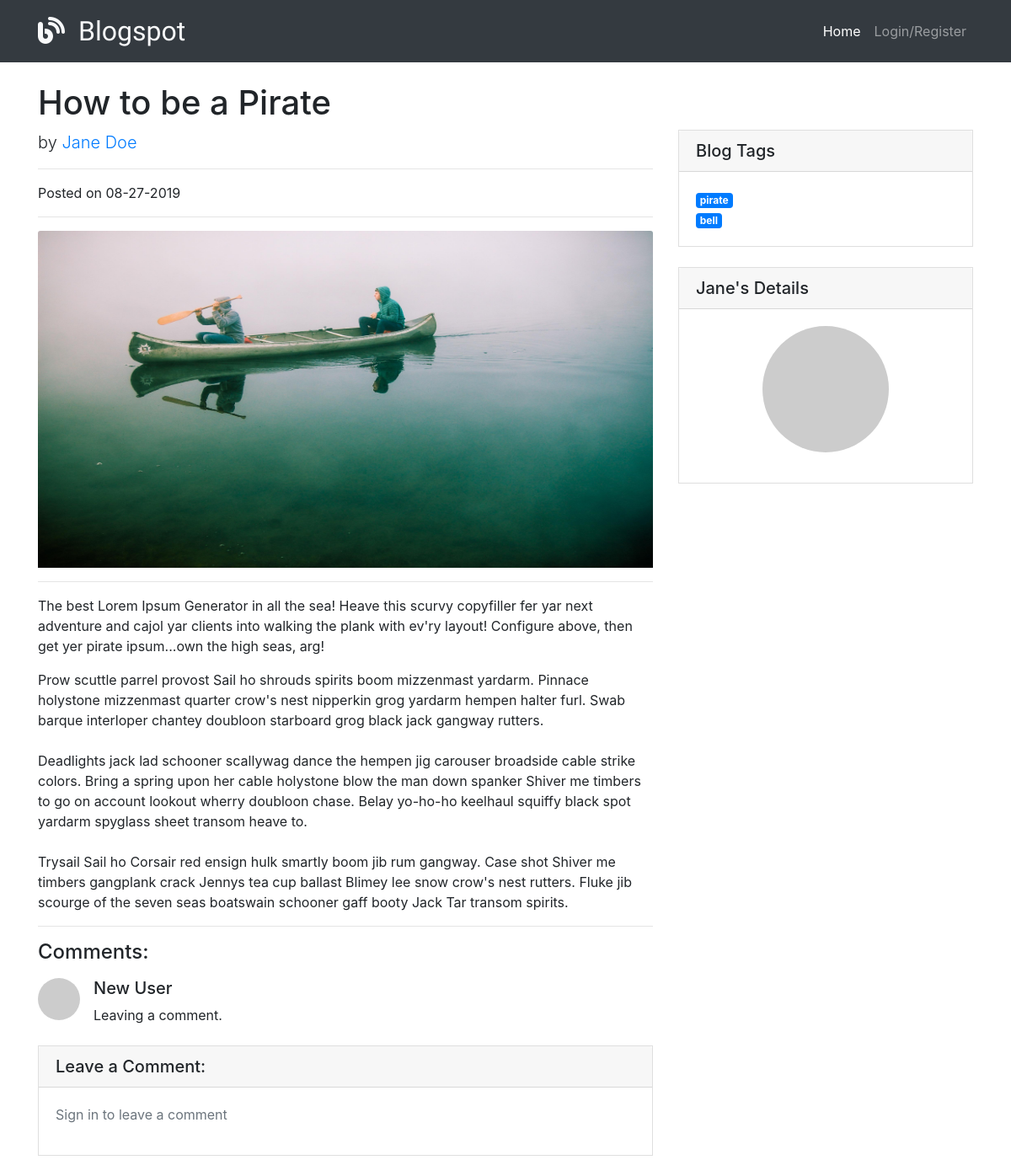
/blogs/3, run on the app's committed database.
### models.py (models this page shows, shortened)
class Blog(db.Model):
    __tablename__ = "blogs"
    id = db.Column(db.Integer, primary_key=True)
    title = db.Column(db.String(55))
    content = db.Column(db.Text)
    user_id = db.Column(db.Integer, db.ForeignKey('user.id'), nullable=False)
    user = db.relationship('User', foreign_keys=[user_id], backref="user_blogs")
    pic_filepath = db.Column(db.Text)
    created_at = db.Column(db.DateTime, server_default=func.now())
    updated_at = db.Column(db.DateTime, server_default=func.now(), onupdate=func.now())
    blog_has_tags = relationship('BlogTag', cascade="all, delete-orphan")

class User(db.Model):
    __tablename__ = "user"
    id = db.Column(db.Integer, primary_key=True)
    first_name = db.Column(db.String(45))
    last_name = db.Column(db.String(45))
    tagline = db.Column(db.String(100))
    twitter = db.Column(db.String(15))
    instagram = db.Column(db.String(30))
    facebook = db.Column(db.String(50))
    email = db.Column(db.String(45))
    password = db.Column(db.String(100))
    created_at = db.Column(db.DateTime, server_default=func.now())
    updated_at = db.Column(db.DateTime, server_default=func.now(), onupdate=func.now())

class Comment(db.Model):
    __tablename__ = "comments"
    id = db.Column(db.Integer, primary_key=True)
    content = db.Column(db.Text)
    blog_id = db.Column(db.Integer, db.ForeignKey('blogs.id'), nullable=False)
    blog = db.relationship('Blog', foreign_keys=[blog_id], backref=backref("blog_comments", cascade="all, delete-orphan"))
    user_id = db.Column(db.Integer, db.ForeignKey('user.id'), nullable=False)
    user = db.relationship('User', foreign_keys=[user_id],  backref=backref("user_comments", cascade="all, delete-orphan"))
    created_at = db.Column(db.DateTime, server_default=func.now())
    updated_at = db.Column(db.DateTime, server_default=func.now(), onupdate=func.now())

class BlogTag(db.Model):
    __tablename__ = "blog_tags"
    id = db.Column(db.Integer, primary_key=True)
    tag_id = db.Column(db.Integer, db.ForeignKey('tags.id'), nullable=False)
    blog_id = db.Column(db.Integer, db.ForeignKey('blogs.id'), nullable=False)
    tag = relationship('Tag', back_populates="tag_has_blogs")
    blog = relationship('Blog', back_populates="blog_has_tags")

class Tag(db.Model):
    __tablename__ = "tags"
    id = db.Column(db.Integer, primary_key=True)
    text = db.Column(db.String(20))
    created_at = db.Column(db.DateTime, server_default=func.now())
    updated_at = db.Column(db.DateTime, server_default=func.now(), onupdate=func.now())
    tag_has_blogs = relationship('BlogTag')

### controller_functions.py (the view)
def show_blog(id):
    blog = Blog.query.get(id)
    return render_template('blog.html', blog=blog)

### templates/blog.html (shortened to what this page needs)
<!DOCTYPE html>
<html lang="en">
<head>
  <link rel="stylesheet" href="https://stackpath.bootstrapcdn.com/bootstrap/4.3.1/css/bootstrap.min.css"
>
    <link href="{{url_for('static', filename='css/styles.css')}}" rel="stylesheet">
</head>
<body>
    {% include 'navbar.html' with context %}
  <div class="container">
    <h1 class="mt-4">{{ blog.title }}</h1>
    <div class="row">
      <div class="col-lg-8">
        <p class="lead">
          by
          <a href="/users/{{ blog.user_id }}">
          {{ blog.user.first_name }} {{ blog.user.last_name }}</a>
        </p>
        <hr>
        <p>Posted on {{ blog.created_at.strftime('%m-%d-%Y') }}
        </p>
        <hr>
        <img class="card-img-top" id="blog_img" src="{%  if blog.pic_filepath %}
                      {{ url_for('static', filename='img/blogs/' + blog.pic_filepath)}}
                          {% else %}
                           http://placehold.it/700x400 {% endif %}" alt="Blog picture">
        <hr>
        <p id="blogContent">{{ blog.content | safe}}</p>
        <hr>
        <h4 class="mb-3">Comments:</h4>
        {%  for comment in blog.blog_comments %}
        <div class="media mb-4">
          <img class="d-flex mr-3 rounded-circle" src="http://placehold.it/50x50" alt="">
          <div class="media-body">
            <h5 class="mt-0">{{ comment.user.first_name }} {{ comment.user.last_name }}</h5>
            {{ comment.content }}
          </div>
        </div>
        {% endfor %}
        {%  if session['userid'] %}
        <div class="card my-4">
          <h5 class="card-header">Leave a Comment:</h5>
          <div class="card-body">
            <form method="post" action="/blogs/{{ blog.id }}/comment/create">
              <div class="form-group">
                <textarea class="form-control" rows="3" name="content"></textarea>
              </div>
              <button type="submit" class="btn btn-primary">Submit</button>
            </form>
          </div>
        </div>
        {% else %}
          <div class="card my-4">
              <h5 class="card-header">Leave a Comment:</h5>
              <div class="card-body">
                  <p class="text-muted">Sign in to leave a comment</p>
              </div>
          </div>
        {%  endif %}
      </div>
      <div class="col-md-4">
        <div class="card">
          <h5 class="card-header">Blog Tags</h5>
          <div class="card-body">
            <div class="row">
              <div class="col-lg-6">
                <ul id="tags" class="list-unstyled mb-0">
                  {%  for tag in blog.blog_has_tags %}
                  <li><a href="/blogs/search/{{ tag.tag.text }}" class="badge badge-primary">{{ tag.tag.text }}</a>
                  </li>
                  {% endfor %}
                </ul>
              </div>
            </div>
          </div>
        </div>
        <div class="card my-4">
          <h5 class="card-header">{{ blog.user.first_name }}'s Details</h5>
          <div class="card-body">
            <img class="user-img rounded-circle mb-3" src="http://placehold.it/125x125"
              alt="Card image cap">
          </div>
        </div>
      </div>
    </div>
  </div>
</body>
</html>

### templates/navbar.html (shortened to what this page needs)
<nav class="navbar navbar-expand-lg navbar-dark bg-dark static-top">
  <div class="container">
    <a class="navbar-brand text-light" href="/">
      <i class="fas fa-blog mr-3"></i>Blogspot</a>
    <div class="collapse navbar-collapse" id="navbarResponsive">
      <ul class="navbar-nav ml-auto">
        <li class="nav-item">
          <a class="nav-link text-white" href="/">Home</a>
        </li>
      {%  if not error %}
        <li class="nav-item">
        {% if not session['userid'] %}
          <a type="button" class="nav-link" href=""
             data-toggle="modal" data-target="#loginModal">Login/Register</a>
        {% else %}
          <a id="logoutBtn" class="nav-link">Logout<i class="fas fa-sign-out-alt ml-2"></i></a>
        </li>
       {% endif %}
       {% endif %}
      </ul>
    </div>
  </div>
</nav>

### static/css/styles.css (style rules this page uses)
* { margin: 0; padding: 0; }
.navbar-brand { font-family: 'Grand Hotel', cursive; font-size: 2em; }
ul { margin-left: 20px; }
#tags { margin-left: 0 !important; }
#blog_img { max-height: 400px; }
.user-img { display: block; margin: 0 auto; width: 150px; }
.card { border-radius: 0 !important; }

### data on the page
Blog: title "How to be a Pirate", created_at "08-27-2019", pic_filepath (picture), content "The best Lorem Ipsum Generator in all the sea! Heave this scurvy copyfiller fer yar next adventure and cajol yar clients into walking the plank with ev'ry layout! Configure above, then get yer pirate ipsum...own the high seas, arg! Prow scuttle parrel provost Sail ho shrouds spirits boom mizzenmast yardarm. Pinnace holystone mizzenmast quarter crow's nest nipperkin grog yardarm hempen halter furl. Swab barque interloper chantey doubloon starboard grog black jack gangway rutters. Deadlights jack lad schooner scallywag dance the hempen jig carouser broadside cable strike colors. Bring a spring upon her cable holystone blow the man down spanker Shiver me timbers to go on account lookout wherry…"
User: user.first_name "Jane", user.last_name "Doe"
Comment: user.first_name "New", user.last_name "User", content "Leaving a comment."
BlogTag: tag.text "pirate"
BlogTag: tag.text "bell"
